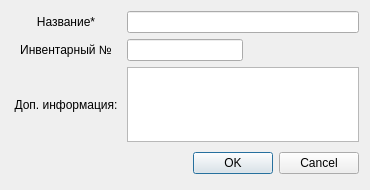
<?xml version="1.0" encoding="UTF-8"?>
<ui version="4.0">
 <class>OtherEditDialog</class>
 <widget class="QDialog" name="OtherEditDialog">
  <property name="geometry">
   <rect>
    <x>0</x>
    <y>0</y>
    <width>370</width>
    <height>190</height>
   </rect>
  </property>
  <property name="windowTitle">
   <string>Данные об оборудовании</string>
  </property>
  <property name="modal">
   <bool>true</bool>
  </property>
  <layout class="QGridLayout" name="gridLayout">
   <item row="0" column="0">
    <layout class="QVBoxLayout" name="verticalLayout_9">
     <item>
      <layout class="QHBoxLayout" name="horizontalLayout_10">
       <item>
        <widget class="QLabel" name="label_17">
         <property name="minimumSize">
          <size>
           <width>110</width>
           <height>0</height>
          </size>
         </property>
         <property name="text">
          <string>Название*</string>
         </property>
         <property name="alignment">
          <set>Qt::AlignCenter</set>
         </property>
        </widget>
       </item>
       <item>
        <widget class="QLineEdit" name="leName"/>
       </item>
      </layout>
     </item>
     <item>
      <layout class="QHBoxLayout" name="horizontalLayout_11">
       <item>
        <widget class="QLabel" name="label_18">
         <property name="minimumSize">
          <size>
           <width>110</width>
           <height>0</height>
          </size>
         </property>
         <property name="text">
          <string>Инвентарный №</string>
         </property>
         <property name="alignment">
          <set>Qt::AlignCenter</set>
         </property>
        </widget>
       </item>
       <item>
        <widget class="QLineEdit" name="leNumber"/>
       </item>
       <item>
        <spacer name="horizontalSpacer_5">
         <property name="orientation">
          <enum>Qt::Horizontal</enum>
         </property>
         <property name="sizeHint" stdset="0">
          <size>
           <width>40</width>
           <height>20</height>
          </size>
         </property>
        </spacer>
       </item>
      </layout>
     </item>
    </layout>
   </item>
   <item row="1" column="0">
    <layout class="QHBoxLayout" name="horizontalLayout_2">
     <item>
      <widget class="QLabel" name="label_2">
       <property name="minimumSize">
        <size>
         <width>110</width>
         <height>0</height>
        </size>
       </property>
       <property name="text">
        <string>Доп. информация:</string>
       </property>
       <property name="alignment">
        <set>Qt::AlignCenter</set>
       </property>
      </widget>
     </item>
     <item>
      <widget class="QTextEdit" name="teOtherInfo">
       <property name="sizePolicy">
        <sizepolicy hsizetype="Expanding" vsizetype="Expanding">
         <horstretch>0</horstretch>
         <verstretch>0</verstretch>
        </sizepolicy>
       </property>
       <property name="maximumSize">
        <size>
         <width>16777215</width>
         <height>250</height>
        </size>
       </property>
       <property name="baseSize">
        <size>
         <width>0</width>
         <height>0</height>
        </size>
       </property>
      </widget>
     </item>
    </layout>
   </item>
   <item row="2" column="0">
    <layout class="QHBoxLayout">
     <property name="spacing">
      <number>6</number>
     </property>
     <property name="margin" stdset="0">
      <number>0</number>
     </property>
     <item>
      <spacer>
       <property name="orientation">
        <enum>Qt::Horizontal</enum>
       </property>
       <property name="sizeHint" stdset="0">
        <size>
         <width>131</width>
         <height>31</height>
        </size>
       </property>
      </spacer>
     </item>
     <item>
      <widget class="QPushButton" name="okButton">
       <property name="text">
        <string>OK</string>
       </property>
      </widget>
     </item>
     <item>
      <widget class="QPushButton" name="cancelButton">
       <property name="text">
        <string>Cancel</string>
       </property>
      </widget>
     </item>
    </layout>
   </item>
  </layout>
 </widget>
 <resources/>
 <connections>
  <connection>
   <sender>okButton</sender>
   <signal>clicked()</signal>
   <receiver>OtherEditDialog</receiver>
   <slot>accept()</slot>
   <hints>
    <hint type="sourcelabel">
     <x>278</x>
     <y>253</y>
    </hint>
    <hint type="destinationlabel">
     <x>96</x>
     <y>254</y>
    </hint>
   </hints>
  </connection>
  <connection>
   <sender>cancelButton</sender>
   <signal>clicked()</signal>
   <receiver>OtherEditDialog</receiver>
   <slot>reject()</slot>
   <hints>
    <hint type="sourcelabel">
     <x>369</x>
     <y>253</y>
    </hint>
    <hint type="destinationlabel">
     <x>179</x>
     <y>282</y>
    </hint>
   </hints>
  </connection>
 </connections>
</ui>
